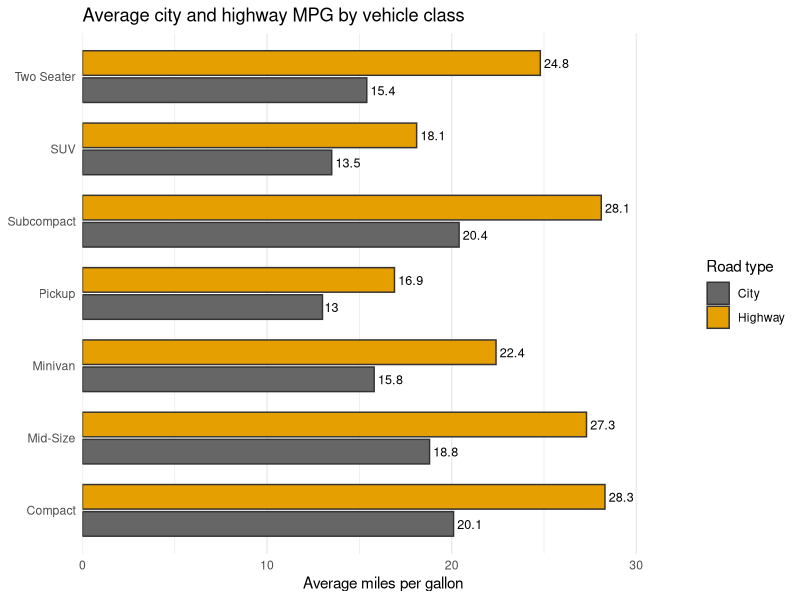

Source code (R):
## ---- chunk 1
# tidyverse includes dplyr, tidyr, and ggplot2.
# knitr is used to display the summary table.
library(tidyverse)
library(knitr)

# The mpg dataset is included with ggplot2, so no separate CSV is needed.
data("mpg", package = "ggplot2")
## ---- chunk 2
# Keep the vehicle class and the two MPG columns.
# Rename cty and hwy so the labels are easier to understand.
mpg_long <- mpg |>
  select(class, city = cty, highway = hwy) |>
  # Stack city and highway into one road-type column.
  pivot_longer(
    cols = c(city, highway),
    names_to = "road_type",
    values_to = "mpg"
  ) |>
  mutate(
    class = recode(
      class,
      "2seater" = "Two Seater",
      "compact" = "Compact",
      "midsize" = "Mid-Size",
      "minivan" = "Minivan",
      "pickup" = "Pickup",
      "subcompact" = "Subcompact",
      "suv" = "SUV"
    ),
    road_type = str_to_title(road_type)
  )

mpg_long |>
  slice_head(n = 8) |>
  kable(
    col.names = c("Vehicle class", "Road type", "MPG"),
    caption = "City and highway MPG in a longer table"
  )
## ---- chunk 3
# Calculate one average for each vehicle class and road type.
mpg_summary <- mpg_long |>
  group_by(class, road_type) |>
  summarise(
    vehicles = n(),
    average_mpg = round(mean(mpg), 1),
    .groups = "drop"
  ) |>
  arrange(class, road_type)

mpg_summary |>
  kable(
    col.names = c("Vehicle class", "Road type", "Vehicles", "Average MPG"),
    caption = "Average city and highway MPG by vehicle class"
  )
## ---- chunk 4
#| label: fig-city-highway-extension
#| fig-alt: "Grouped bar chart comparing average city and highway miles per gallon for seven vehicle classes. Highway MPG is higher for every class."
#| fig-width: 8
#| fig-height: 5
# The two road types use charcoal and orange, with printed values for accessibility.
# The value labels also show the difference without depending only on color.
ggplot(
  mpg_summary,
  aes(
    x = class,
    y = average_mpg,
    fill = road_type
  )
) +
  geom_col(
    position = position_dodge(width = 0.75),
    width = 0.68,
    color = "#333333"
  ) +
  geom_text(
    aes(label = average_mpg),
    position = position_dodge(width = 0.75),
    hjust = -0.15,
    size = 3.2
  ) +
  coord_flip() +
  scale_fill_manual(values = c("City" = "#666666", "Highway" = "#E69F00")) +
  scale_y_continuous(expand = expansion(mult = c(0, 0.15))) +
  labs(
    title = "Average city and highway MPG by vehicle class",
    x = NULL,
    y = "Average miles per gallon",
    fill = "Road type"
  ) +
  theme_minimal(base_size = 11) +
  theme(panel.grid.major.y = element_blank())
